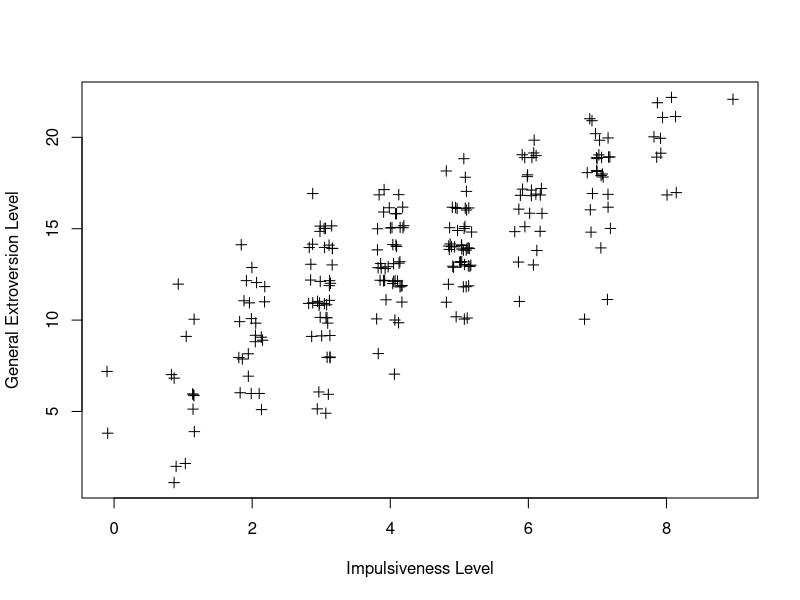

This chart was generated by the following R code:
#!/usr/bin/env Rscript

# Loading the dataset

data <- read.csv(file="epi-bf-bdi-data.csv",head=T, sep="\t")

names(data)
attach(data)
dim(data)

# Overview

summary(data)

# Linear model visualization

plot(jitter(epiImp), jitter(epiE), xlab="Impulsiveness Level", ylab="General Extroversion Level", pch=3)

# Linear model construction

mod <- lm(epiE~epiImp)
summary(mod)
